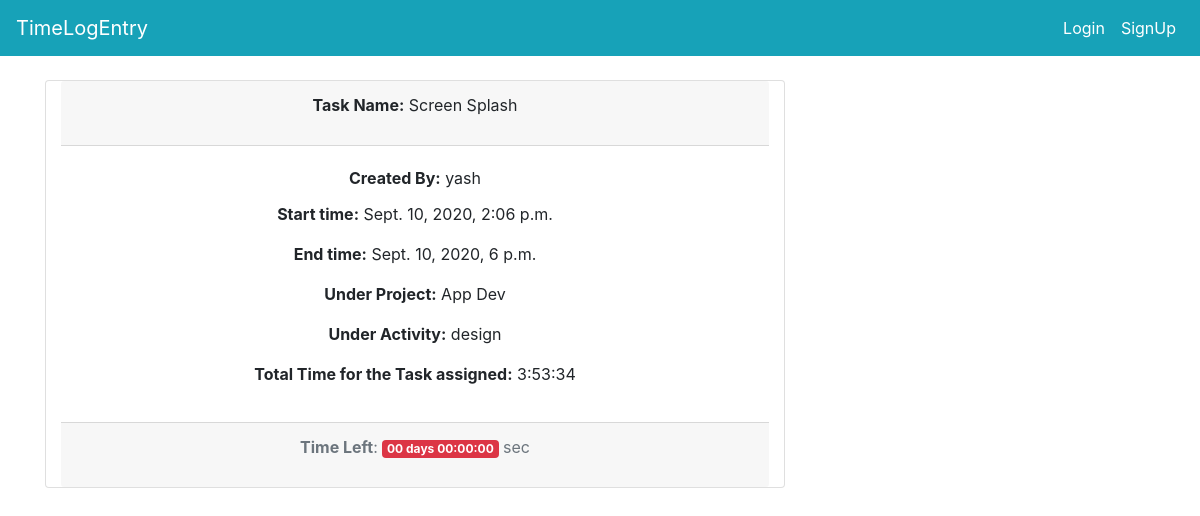
Page /log/entry/detail/2 on the committed database.
### core/models.py (models this page shows, shortened)
class Entry(models.Model):
    name = models.CharField(max_length=255)
    start_time = models.DateTimeField(validators=[validate_start_time])
    end_time = models.DateTimeField(validators=[validate_end_time])
    user = models.ForeignKey(
        settings.AUTH_USER_MODEL,
        on_delete=models.CASCADE,
        related_name='user_entries'
    )
    project = models.ForeignKey(
        Project, on_delete=models.CASCADE, related_name='entries')
    activity = models.ForeignKey(
        Activity, on_delete=models.CASCADE, related_name='entries',
        help_text='Activity like Devlopment, Testing..'
    )
    class Meta:
        verbose_name_plural = "Entries"
    @property
    def total_duration(self):
        return self.end_time - self.start_time
    @property
    def format_time_left(self):
        time = self.end_time + timedelta(hours=5, minutes=30)
        return time.strftime("%m/%d/%Y %H:%M:%S")

class Project(models.Model):
    name = models.CharField(max_length=255)
    users = models.ManyToManyField(
        settings.AUTH_USER_MODEL, related_name='user_engage_projects')
    description = models.TextField(blank=True, null=True)

class Activity(models.Model):
    name = models.CharField(max_length=255)
    code = models.CharField(
        max_length=5, unique=True,
        help_text="Enter a short code. For Ex-'Dev' for Development")
    class Meta:
        verbose_name_plural = "Activities"

### users/models.py (models this page shows, shortened)
class User(AbstractBaseUser):
    email = models.EmailField(
        verbose_name='email address',
        max_length=255,
        unique=True,
    )
    name = models.CharField(max_length=255,
                            blank=True, null=True)
    username = models.CharField(max_length=255)
    is_active = models.BooleanField(default=True)
    is_admin = models.BooleanField(default=False)
    objects = CustomUserManager()
    USERNAME_FIELD = 'email'
    REQUIRED_FIELDS = ['username']

### core/views.py (the view)
# urls.py: path('entry/detail/<int:pk>', views.EntryDetailView.as_view(),
class EntryDetailView(DetailView):
    model = Entry
    template_name = "entry/detail.html"

### core/templates/entry/detail.html (shortened to what this page needs)
{% extends 'base/base.html' %}
{% block content %}
<div class="card text-center my-4 col-8">
    <div class="card-header">
        <p><b>Task Name:</b> {{ object.name }}</p>
    </div>
    <div class="card-body">
        <p class="card-title">
            <b>Created By:</b> {{ object.user.name|default_if_none:object.user.email }}
        </p>
        <p><b>Start time:</b> {{ object.start_time }}</p>
        <p><b>End time:</b> {{ object.end_time }}</p>
        <p><b>Under Project:</b> {{ object.project.name }}</p>
        <p><b>Under Activity:</b> {{ object.activity.name }}</p>
        <p><b>Total Time for the Task assigned:</b> {{ object.total_duration }}</p>
    </div>
    <div class="card-footer text-muted">
        <p><b>Time Left</b>: <small class="badge badge-danger" id="time-left"
                data-countdown="{{ object.format_time_left }}">
            </small> sec</p>
    </div>
</div>
{% endblock content %}

### rows in the picture
Entry: name "Screen Splash", user.name "yash", start_time "Sept. 10, 2020, 2:06 p.m.", end_time "Sept. 10, 2020, 6 p.m.", project.name "App Dev", activity.name "design", total_duration "3:53:34"
